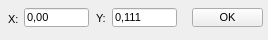
<?xml version="1.0" encoding="UTF-8"?>
<ui version="4.0">
  <class>ParamEntering</class>
  <widget class="QWidget" name="ParamEntering">
    <property name="geometry">
      <rect>
        <x>0</x>
        <y>0</y>
        <width>268</width>
        <height>40</height>
      </rect>
    </property>
    <property name="windowTitle">
      <string>ParamEntering</string>
    </property>
    <property name="font">
      <font>
        <family>MS Sans Serif</family>
        <pointsize>8</pointsize>
      </font>
    </property>
    <!-- vcl-BorderStyle: bsDialog → set windowFlags Qt::Dialog in constructor -->
    <widget class="QLabel" name="lX">
      <property name="geometry">
        <rect>
          <x>8</x>
          <y>13</y>
          <width>10</width>
          <height>13</height>
        </rect>
      </property>
      <property name="windowTitle">
        <string>X:</string>
      </property>
      <property name="text">
        <string>X:</string>
      </property>
    </widget>
    <widget class="QLabel" name="Label1">
      <property name="geometry">
        <rect>
          <x>96</x>
          <y>12</y>
          <width>10</width>
          <height>13</height>
        </rect>
      </property>
      <property name="windowTitle">
        <string>Y:</string>
      </property>
      <property name="text">
        <string>Y:</string>
      </property>
    </widget>
    <widget class="QLineEdit" name="E1">
      <property name="geometry">
        <rect>
          <x>24</x>
          <y>8</y>
          <width>65</width>
          <height>19</height>
        </rect>
      </property>
      <property name="text">
        <string>0,00</string>
      </property>
    </widget>
    <widget class="QLineEdit" name="E2">
      <property name="geometry">
        <rect>
          <x>112</x>
          <y>8</y>
          <width>65</width>
          <height>19</height>
        </rect>
      </property>
      <property name="text">
        <string>0,111</string>
      </property>
    </widget>
    <widget class="QPushButton" name="OK">
      <property name="geometry">
        <rect>
          <x>192</x>
          <y>8</y>
          <width>71</width>
          <height>19</height>
        </rect>
      </property>
      <property name="windowTitle">
        <string>OK</string>
      </property>
      <property name="text">
        <string>OK</string>
      </property>
    </widget>
  </widget>
  <resources/>
  <connections/>
</ui>
